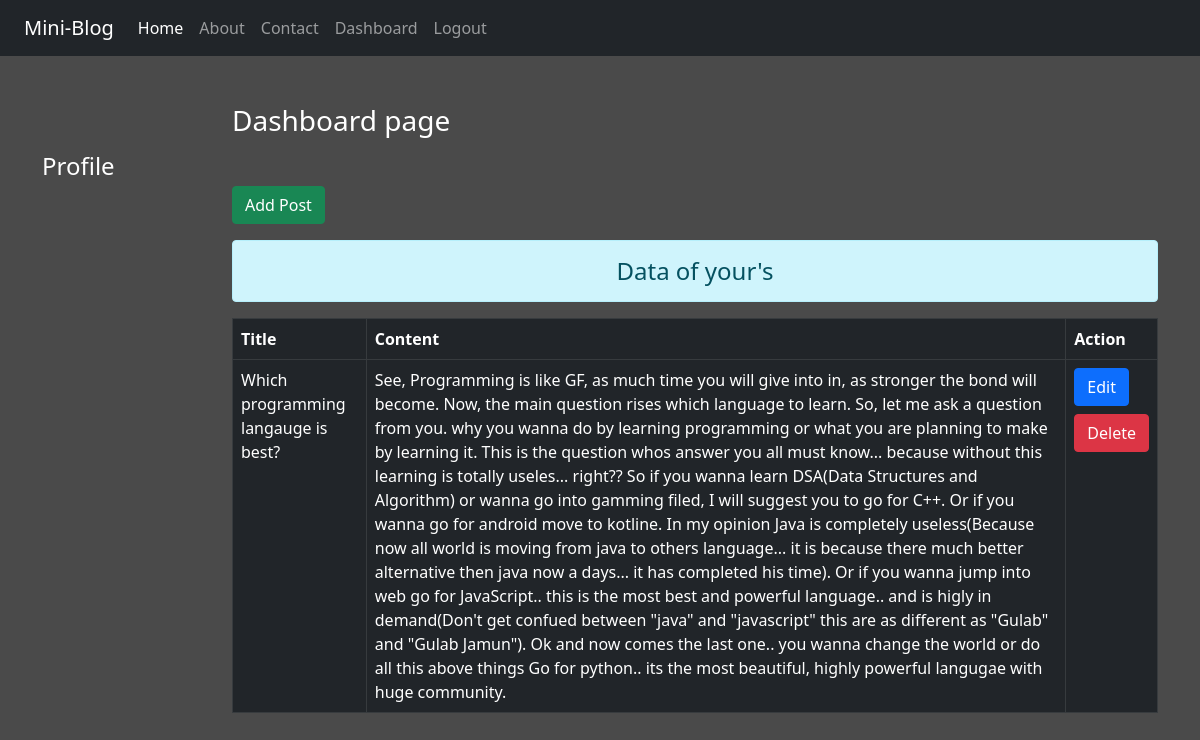
Page /dashboard/ (signed in) on the earlier database version.
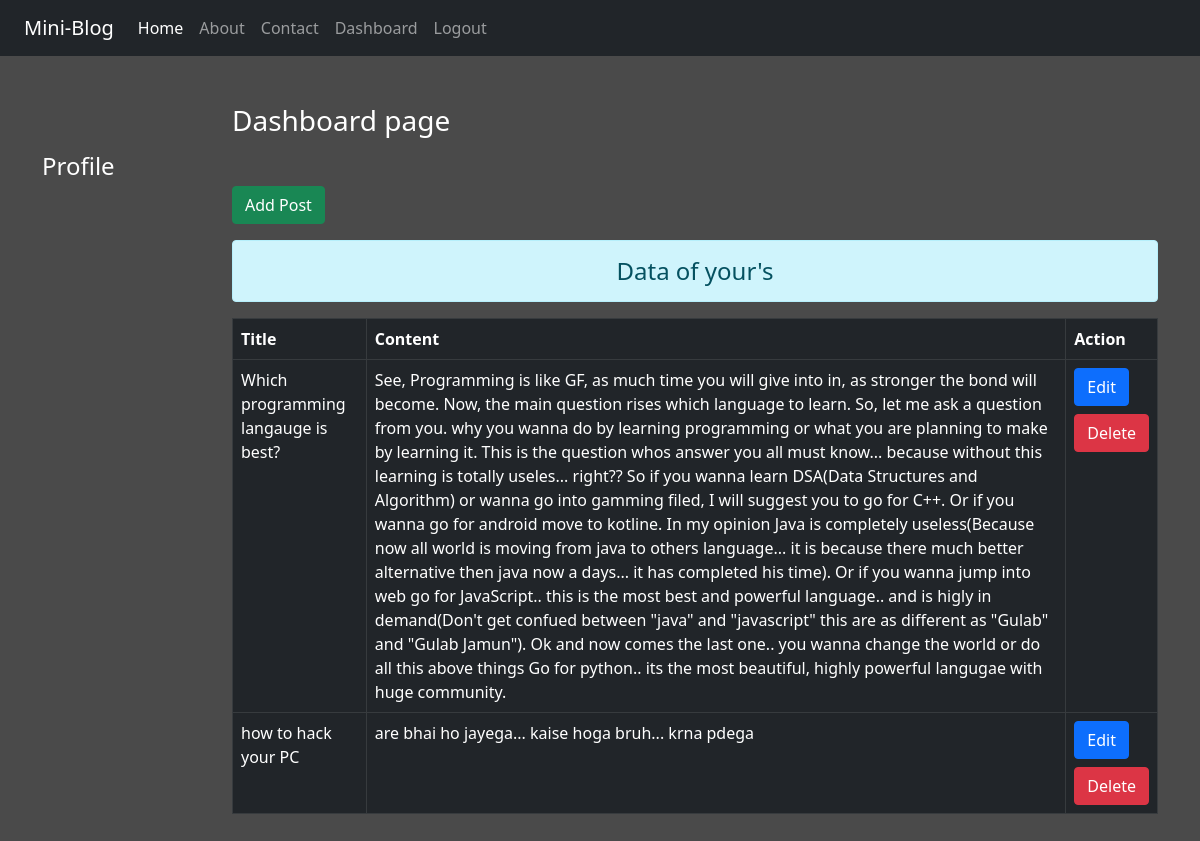
Same page on the later database version.
### miniblog/models.py (models this page shows)
class Post_the_blog(models.Model):
    title=models.CharField(max_length=150)
    desc=models.TextField()

### miniblog/views.py (the view)
# urls.py: path('dashboard/',views.dashboard,name='dashboard'),
def dashboard(request):
    if request.user.is_authenticated:
        posts=Post_the_blog.objects.all()
        user=request.user
        full_name=user.get_full_name()
        return render(request,'miniblog/dashboard.html',{'post':posts,'fullname':full_name})
    else:
        return HttpResponseRedirect('/login/')

### miniblog/templates/miniblog/dashboard.html (shortened to what this page needs)
{% extends 'miniblog/base.html' %}
{% load static %}
{% block side %}
    <div class="col-sm-2 text-white my-5">
        <h4 class="my-5">Profile</h4>
    </div>
{% endblock side %}
{% block content %}
<div class="col-sm-10 col-md-10 mb-5">
    <h3 class="text-white my-5">Dashboard page</h3>
    <a href="{% url 'addpost' %}" class="btn btn-success">Add Post</a>
    {% if post %}
        <h4 class="text-center alert alert-info mt-3">
            Data of your's
        </h4>
            <table class="table table-dark table-hover table-bordered">
                <tr>
                    <th>Title</th>
                    <th>Content</th>
                    <th>Action</th>
                </tr>
                {% for pst in post %}
                <tr>
                    <td>
                        {{pst.title}}
                    </td>
                    <td style="max-height: 10px; overflow-y:auto">
                        {{pst.desc}}
                    </td>
                    <td>
                        <a href="{% url 'updatepost' pst.id %}" class="btn btn-primary">Edit</a>
                        <form action="{% url 'deletepost' pst.id %}" method="POST">
                            <input type="submit" value="Delete" class="btn btn-danger mt-2">
                        </form>
                    </td>
                </tr>
                {% endfor %}
            </table>
    {% else %}
        <h4 class="text-center alert alert-info mt-3">No data Available dost</h4>
    {% endif %}
</div>
{% endblock content %}

Differences in the rows shown:
added Post_the_blog: title "how to hack your PC", desc "are bhai ho jayega... kaise hoga bruh... krna pdega"
